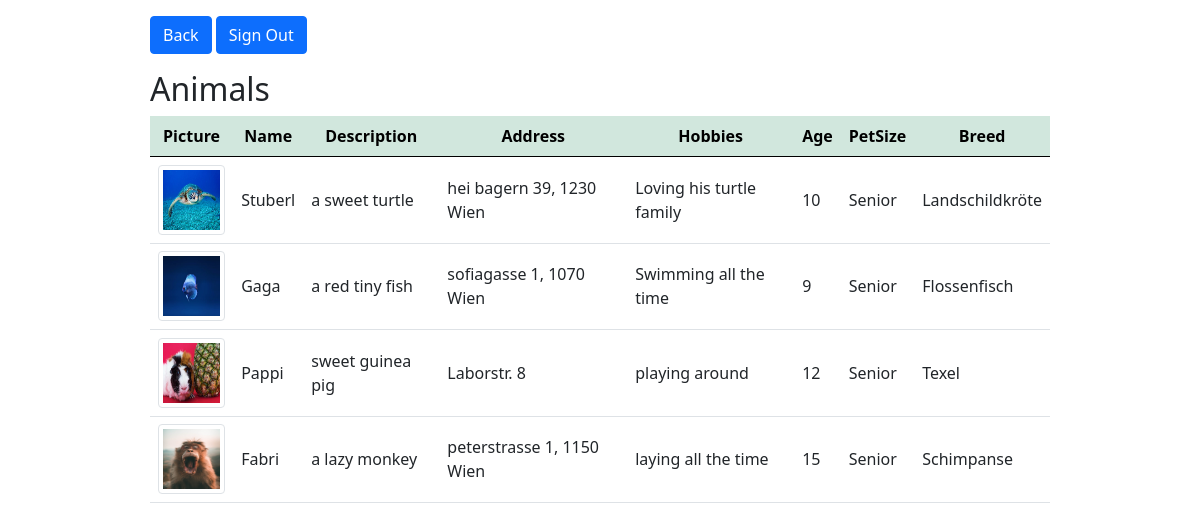
The app's page /senior.php with its own data.
### tables this page shows
CREATE TABLE `products` (
  `id` int(11) NOT NULL,
  `name` varchar(255) NOT NULL,
  `price` decimal(13,2) NOT NULL,
  `picture` varchar(255) DEFAULT NULL,
  `fk_supplierId` int(11) DEFAULT NULL,
  `description` text DEFAULT NULL,
  `address` varchar(55) DEFAULT NULL,
  `hobbies` varchar(55) DEFAULT NULL,
  `age` int(11) DEFAULT NULL,
  `petSize` varchar(55) DEFAULT NULL,
  `breed` varchar(55) DEFAULT NULL
);

### senior.php (the view, shortened to what this page needs)
<?php
require_once 'components/db_connect.php';
$sql = "
SELECT *
FROM products
WHERE petSize LIKE '%or';
";
$result = mysqli_query($connect ,$sql);
$tbody='';
if(mysqli_num_rows($result)  > 0) {
     while($row = mysqli_fetch_array($result, MYSQLI_ASSOC)){
        $tbody .= "<tr>
        <tr>
        <td><img class='img-thumbnail' src='pictures/" .$row['picture']."'</td>
        <td>" .$row['name']."</td>
        <td style='display: none'>" .$row['price']."</td>
        <td>" .$row['description']."</td>
        <td>" .$row['address']."</td>
        <td>" .$row['hobbies']."</td>
        <td>" .$row['age']."</td>
        <td>" .$row['petSize']."</td>
        <td>" .$row['breed']."</td>
        </tr>";
     };
} else  {
    $tbody =  "<tr><td colspan='5'><center>No Data Available </center></td></tr>";
}
?>
<!DOCTYPE html>
<html lang="en">
<head>
    <?php require_once 'components/boot.php' ?>
</head>
</head>
<body>
<div class="manageProduct w-75 mt-3">
   <div class='mb-3'>
   <a href= "home.php"><button class='btn btn-primary'type="button" >Back</button></a>
   <a href= "logout.php?logout"><button class='btn btn-primary'type="button" >Sign Out</button></a>
   </div>
   <p class='h2'>Animals</p>
   <table class='table table-striped'>
       <thead class='table-success'>
           <tr>
           <tr>
               <th>Picture</th>
               <th>Name</th>
               <th>Description</th>
               <th>Address</th>
               <th>Hobbies</th>
               <th>Age</th>
               <th>PetSize</th>
               <th>Breed</th>
           </tr>
           </tr>
       </thead>
       <tbody>
          <?= $tbody; ?>
       </tbody>
   </table>
</div>
</body>
</html>

### senior.php (style rules this page uses)
.manageProduct { margin: auto; }
.img-thumbnail { width: 70px !important; height: 70px !important; }
td { text-align: left; vertical-align: middle; }
tr { text-align: center; }

### records on screen
products: picture (picture), name "Stuberl", description "a sweet turtle", address "hei bagern 39, 1230 Wien", hobbies "Loving his turtle family", age "10", petSize "Senior", breed "Landschildkröte"
products: picture (picture), name "Gaga", description "a red tiny fish", address "sofiagasse 1, 1070 Wien", hobbies "Swimming all the time", age "9", petSize "Senior", breed "Flossenfisch"
products: picture (picture), name "Pappi", description "sweet guinea pig", address "Laborstr. 8", hobbies "playing around", age "12", petSize "Senior", breed "Texel"
products: picture (picture), name "Fabri", description "a lazy monkey", address "peterstrasse 1, 1150 Wien", hobbies "laying all the time", age "15", petSize "Senior", breed "Schimpanse"
